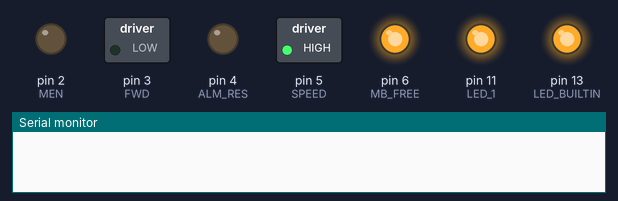
Simulated run of this sketch. Board: Arduino Uno, built with avr-gcc and run on an emulated ATmega328P. On the bench: switched loads named in the sketch (green lamp = pin HIGH), output pins drawn as LEDs (lit = HIGH), the last lines printed to the serial monitor.

Above: at 0.3 s.
At 0.9 s:
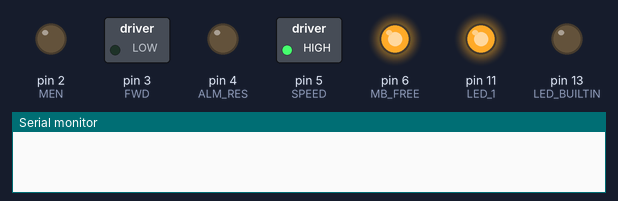
At 1.9 s:
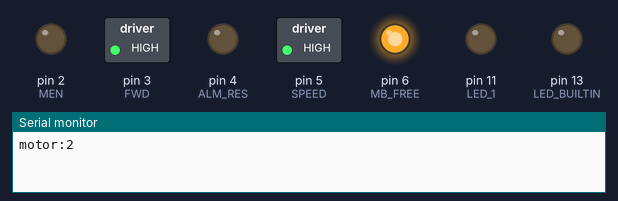
Timing chart, 0 to 3.4 s (numbered marks = the images above):
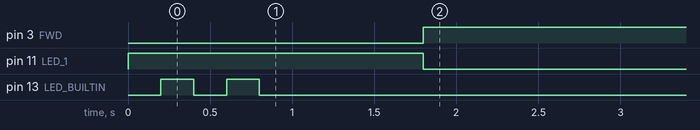

The sketch:

NanoMotor.ino
```cpp
//micro controller type: LGT8F328P
// #define LIFT_MOTOR
#define WHEEL_MOTOR_LEFT
// #define DEBUG
// #define WHEEL_MOTOR_RIGHT

#ifdef WHEEL_MOTOR_RIGHT
#define MEN 2
#define REV 2
#define FWD 3
#define ALM_RES 4
#define SPEED 5
#define MB_FREE 6
#define MIN_LIM 7  //speed out
#define WNG_IN 8
#define ALARM_IN 9
#define MAX_LIM 10  //emergency stop
#define DEBUG_TELEMETRY Serial
#define COMMAND_LEN_MAX 50
#define MOTOR_ID 1
#endif
#ifdef WHEEL_MOTOR_LEFT
#define MEN 2
#define REV 2
#define FWD 3
#define ALM_RES 4
#define SPEED 5
#define MB_FREE 6
#define MIN_LIM 7
#define WNG_IN 8
#define ALARM_IN 9
#define MAX_LIM 10
#define DEBUG_TELEMETRY Serial
#define COMMAND_LEN_MAX 50
#define MOTOR_ID 2
#endif
#ifdef LIFT_MOTOR
#define MEN 2
#define REV 2
#define FWD 3
#define ALM_RES 4
#define SPEED 5
#define MB_FREE 6
#define MIN_LIM 7
#define WNG_IN 8
#define ALARM_IN 9
#define MAX_LIM 10
#define MOTOR_ID 3
#endif
// #define DEBUG
#define LED_1 11
#define DEBUG_TELEMETRY Serial
#define COMMAND_LEN_MAX 50
#include <Arduino.h>
int output_speed = 0;
int stackLevel = 0;
unsigned long int lastUpdate = 0;
unsigned int csFailCount = 0;
unsigned int hdFailCount = 0;
int minOK = 0, maxOK = 0;
void setSpeed(int speed);
uint8_t commandBuff[COMMAND_LEN_MAX];
uint8_t reportPacket[8];
int commandBuffIndex = 0;
uint8_t last_byte = 0;
uint8_t calcCS8(uint8_t* startbyte, uint8_t len) {
  int cs = 0;
  for (int i = 0; i < len; i++) {
    cs ^= startbyte[i];
  }
  return cs;
}
void blink(int n) {
  for (int i = 0; i < n; i++) {
    digitalWrite(LED_BUILTIN, LOW);
    delay(200);
    digitalWrite(LED_BUILTIN, HIGH);
    delay(200);
  }
  digitalWrite(LED_BUILTIN, LOW);
  delay(1000);
}
bool updateBinaryCommand() {
  bool packetExecuted = false;
  while (DEBUG_TELEMETRY.available()) {
    uint8_t bytein = DEBUG_TELEMETRY.read();
    // Serial.println(bytein);
    if (commandBuffIndex < COMMAND_LEN_MAX - 1) {
      commandBuff[commandBuffIndex] = bytein;
      commandBuffIndex++;
    } else {
      commandBuffIndex = 0;
      commandBuff[commandBuffIndex] = bytein;
      commandBuffIndex++;
    }

    if (bytein == 0x55)  //end of command header
    {
      if (last_byte == 0xaa)  //check header
      {
        commandBuff[1] = 0x55;
        commandBuff[0] = 0xaa;
        commandBuffIndex = 2;
      }
    }
    last_byte = bytein;
    if (commandBuffIndex > 6) {
      if ((commandBuff[1] == 0x55) && (commandBuff[0] == 0xaa)) {
        // int packetLen = 6;
        int motorID = commandBuff[2];
        if (MOTOR_ID == motorID) {

          uint8_t cs = calcCS8(commandBuff, 6);

          if (cs == commandBuff[6]) {

            int motorDir = 0;
            if (commandBuff[4] == 0xAB) motorDir = 1;
            else if (commandBuff[4] == 0xBA) motorDir = -1;
            else return;
            int speed = motorDir * commandBuff[3];
            // #ifdef DEBUG
            // Serial.print("Speed: ");
            // Serial.println(speed);
            // #endif
            int motorMode = commandBuff[5];
            if((motorDir > 0))digitalWrite(13, HIGH);else digitalWrite(13, LOW);
            setSpeed(speed);

            packetExecuted = true;
            csFailCount = 0;
            // digitalWrite(13,LOW);
          } else {
            csFailCount++;

          }
#ifdef DEBUG
          for (int i = 0; i < 6; i++) {
            Serial.print(commandBuff[i]);
            Serial.print(" ");
          }
          Serial.print("CS: ");
          Serial.println(cs);
          Serial.print("real CS: ");
          Serial.println(commandBuff[6]);
#endif
        }
        commandBuffIndex = 0;
        hdFailCount = 0;
      } else {
        commandBuffIndex = 0;
        hdFailCount++;
#ifdef DEBUG
        Serial.print("wrong header: ");
        Serial.println(commandBuff[0]);
        Serial.println(commandBuff[1]);
#endif
      }
    }
  }

  if (csFailCount > 5) {
    blink(5);
    csFailCount = 0;
  }
  if (hdFailCount > 10) {
    blink(6);
    hdFailCount = 0;
  }
  return packetExecuted;
}

void sendReport() {
  delay(2+MOTOR_ID*2);

  reportPacket[2] = (0x80 + MOTOR_ID);
  reportPacket[3] = ((abs(output_speed)) & 0xff);
  if (output_speed >= 0)
    reportPacket[4] = (0xab);
  else reportPacket[4] = (0xba);
  reportPacket[5] = minOK;
  reportPacket[6] = maxOK;
  uint8_t cs = 0;
  for (int i = 0; i < 7; i++) {
    cs ^= reportPacket[i];
  }
  reportPacket[7] = cs;
  Serial.write(reportPacket, 8);
}
void setSpeed(int speed) {
  // Serial.println(speed);
  // return;
  if (speed > 255) speed = 255;
  if (speed < -255) speed = -255;

  // if (speed != 0) digitalWrite(LED_BUILTIN, LOW);
  // else digitalWrite(LED_BUILTIN, HIGH);
  switch (MOTOR_ID) {
    case 1:  //WHEEL_MOTOR_RIGHT
      output_speed = speed;
      if (output_speed > 0) {
        digitalWrite(FWD, LOW);
        digitalWrite(REV, HIGH);
        analogWrite(SPEED, 255 - output_speed);
      } else {
        digitalWrite(FWD, HIGH);
        digitalWrite(REV, LOW);
        analogWrite(SPEED, 255 + output_speed);
      }
      break;
    case 2:  //WHEEL_MOTOR_LEFT
      output_speed = -speed;
      if (output_speed > 0) {
        digitalWrite(FWD, LOW);
        digitalWrite(REV, HIGH);
        analogWrite(SPEED, 255 - output_speed);
      } else {
        digitalWrite(FWD, HIGH);
        digitalWrite(REV, LOW);
        analogWrite(SPEED, 255 + output_speed);
      }
      break;
    case 3:  //LIFT_MOTOR
      output_speed = speed;

      if (minOK < 150) minOK++;
      if (minOK < 100)
        if (output_speed < 0) output_speed = 0;
      if (maxOK < 150) maxOK++;
      if (maxOK < 100)
        if (output_speed > 0) output_speed = 0;
      if (output_speed == 0) digitalWrite(MEN, LOW);
      else digitalWrite(MEN, HIGH);
      if (output_speed > 0) {
        digitalWrite(FWD, LOW);
        analogWrite(SPEED, 255 - output_speed);
      } else {
        digitalWrite(FWD, HIGH);
        analogWrite(SPEED, 255 + output_speed);
      }
      break;
    default:
      break;
  }
  // analogWrite(LED_1, abs(output_speed));
}
void setup() {
  pinMode(MIN_LIM, INPUT);
  pinMode(WNG_IN, INPUT);
  pinMode(ALARM_IN, INPUT);
  pinMode(MAX_LIM, INPUT);
  pinMode(LED_1, OUTPUT);
  digitalWrite(LED_1, HIGH);
  pinMode(LED_BUILTIN, OUTPUT);
  digitalWrite(LED_BUILTIN, LOW);
  pinMode(MEN, OUTPUT);
  digitalWrite(MEN, LOW);
  pinMode(FWD, OUTPUT);
  digitalWrite(FWD, LOW);
  pinMode(ALM_RES, OUTPUT);
  digitalWrite(ALM_RES, LOW);
  pinMode(SPEED, OUTPUT);
  digitalWrite(SPEED, HIGH);
  pinMode(MB_FREE, OUTPUT);
  digitalWrite(MB_FREE, HIGH);

  reportPacket[0] = 0xAA;
  reportPacket[1] = 0x55;
  blink(MOTOR_ID);
  Serial.begin(115200);

  // setSpeed(0);
  digitalWrite(LED_1, LOW);
  Serial.print("motor:");
  Serial.println(MOTOR_ID);
}

void loop() {
  // if(!digitalRead(MAX_LIM))maxOK = 0;
  // if(!digitalRead(MIN_LIM))minOK = 0;
  // if((minOK*maxOK)==0)digitalWrite(LED_BUILTIN,HIGH);
  // else digitalWrite(LED_BUILTIN,LOW);
  // if((minOK+maxOK)==0)blink(4);
  // Serial.println(output_speed);
  if (updateBinaryCommand()) {
    lastUpdate = millis();
    sendReport();
  }

  if (millis() - lastUpdate > 1000) {
    setSpeed(0);  //failsafe if no connection
    // digitalWrite(LED_1, LOW);
    delay(200);
    sendReport();
  }

}
```

Measured:
- by itself, pin 3 (FWD): LOW → HIGH at 1.8 s
